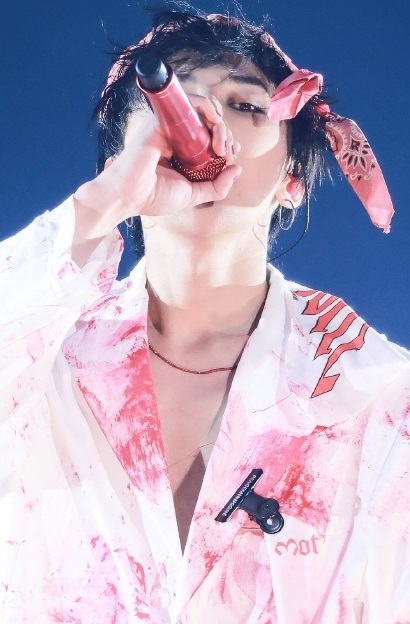
//> input picture Image/a.jpg, 410 x 624 px
$ ./main_05   (built with g++ and OpenCV 4)
//> lines starting //> are read from the running program, lines starting //| are printed output that depends on the picture
#include <iostream>
#include <opencv2\opencv.hpp>

using namespace cv;
using namespace std;

int main(int argc, char **argv)
{

	Mat src = imread("C:\\Users\\Tim\\Desktop\\Image\\a.jpg");
//> src is the input picture: 624 rows x 410 cols, CV_8UC3; mean B, G, R 192.2, 168.6, 179.4
	if (src.empty())
	{
		cout << "load image filed..." << endl;
		return -1;
	}

	namedWindow("src_window", CV_WINDOW_AUTOSIZE);
	imshow("src_window", src);

	Mat src_gray;
	cvtColor(src, src_gray, CV_BGR2GRAY);
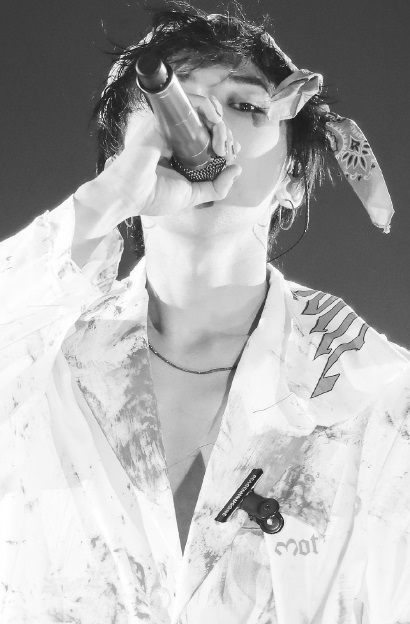
//> src_gray: 624 rows x 410 cols, CV_8UC1; min 6, max 255, mean 174.5

	int height = src_gray.rows;
//> height = 624
	int width = src_gray.cols;
//> width = 410

	//三通道
	Mat dst;
	dst.create(src.size(), src.type());
	height = src.rows;
	width = src.cols;

	//获取通道数
	int cn = src.channels();
//> cn = 3

	for (int row = 0; row < height; row++) {
		for (int col = 0; col < width; col++) {
			if (cn == 1) {
				int gray = src_gray.at<uchar>(row, col);
				src_gray.at<uchar>(row, col) = 255 - gray;
			}
			else  if(cn == 3){
				//从原图中读取
				int b = src.at<Vec3b>(row, col)[0];
				int g = src.at<Vec3b>(row, col)[1];
				int r = src.at<Vec3b>(row, col)[2];
				//写入目标图像
				dst.at<Vec3b>(row, col)[0] = 255 - b;
				dst.at<Vec3b>(row, col)[1] = 255 - g;
				dst.at<Vec3b>(row, col)[2] = 255 - r;

				src_gray.at<uchar>(row, col) = min(r, min(g, b));
				//src_gray.at<uchar>(row, col) = max(r, max(g, b));
			}
		}
	}
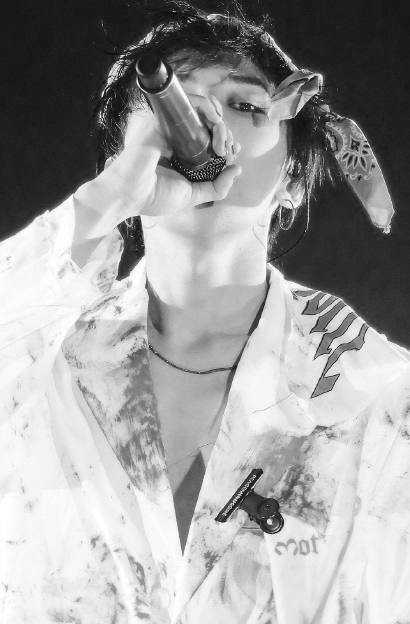
//> src_gray: 624 rows x 410 cols, CV_8UC1; min 0, max 255, mean 158.5
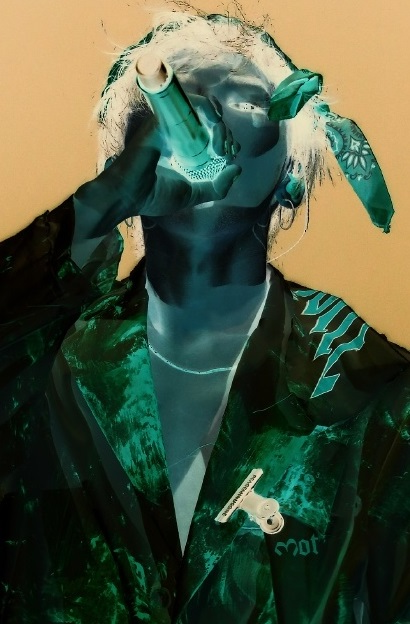
//> dst: 624 rows x 410 cols, CV_8UC3; mean B, G, R 62.8, 86.4, 75.6
	//使用API进行操作
	//bitwise_not(src, dst);

	namedWindow("gray_window",CV_WINDOW_AUTOSIZE);
	imshow("gray_window", src_gray);
	//imshow("gray_window", dst);
	waitKey(0);
	return 0;
}

$ run again, with Image/b.jpg copied over Image/a.jpg
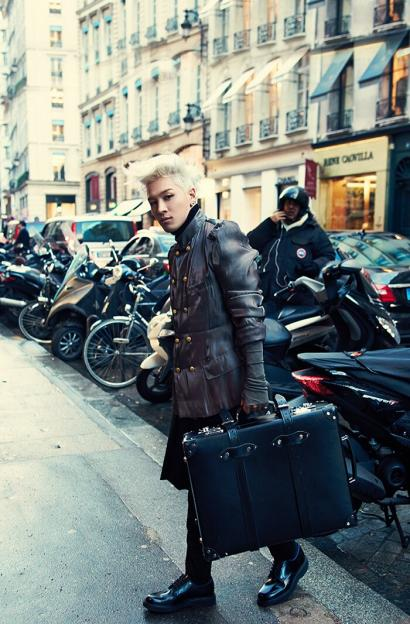
//> input picture Image/b.jpg, 410 x 624 px
//> src is the input picture: 624 rows x 410 cols, CV_8UC3; mean B, G, R 123, 126, 117.9
//> after the loop `for (int row = 0; row < height; row++)`:
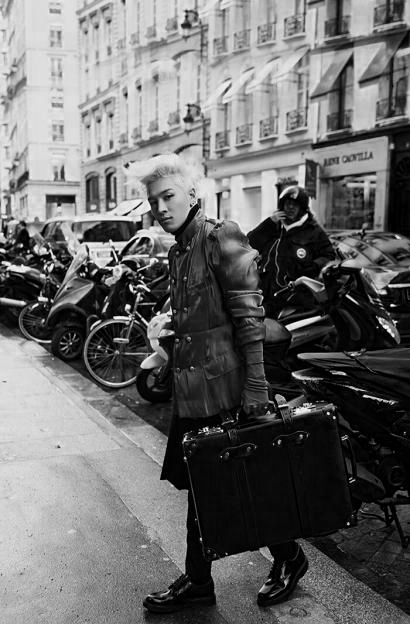
//> src_gray: 624 rows x 410 cols, CV_8UC1; min 0, max 254, mean 107.4
//> after the loop `for (int row = 0; row < height; row++)`:
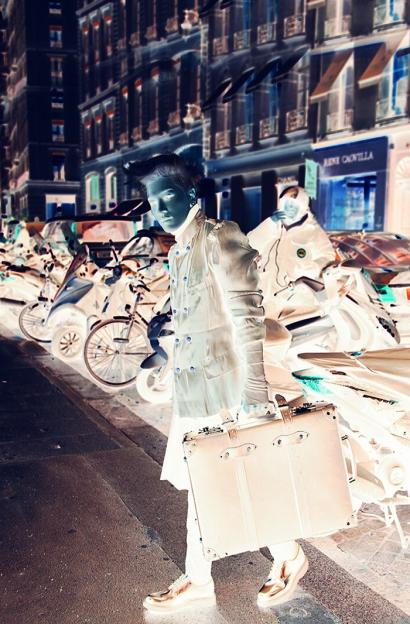
//> dst: 624 rows x 410 cols, CV_8UC3; mean B, G, R 132, 129, 137.1
